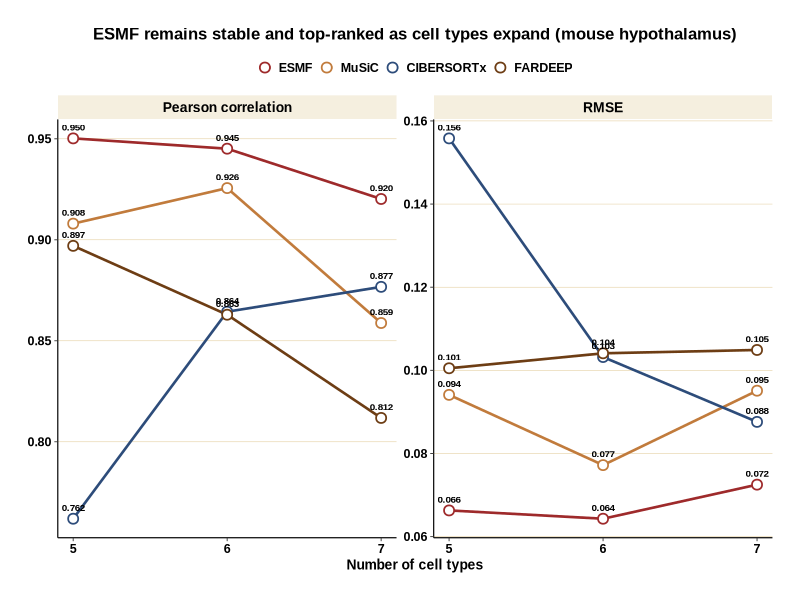

The R source for this figure:
# ============================================================================
# plot_cell_type_expansion.R
#
# 细胞类型扩展前后对比图（回应 R1-Major 2）
# 老鼠下丘脑 5→6→7 种扩展，ESMF 全程第一、不坍缩。
# 对比 ESMF vs MuSiC / CIBERSORTx / FARDEEP（最强对照方法）。
# 左子图 H_Pearson，右子图 H_RMSE。
#
# 风格对齐 LSC_plots_20260531.R：敦煌配色、Arial 加粗、SCI 主题、
# 600 dpi、cairo 渲染、mm 尺寸、黄金比例。
# ============================================================================

library(ggplot2)

# ---- 输出目录 ----
output_dir <- "/media/desk16/tjn050/LSC/LSC_deconvolution/LSC/plot"
if (!dir.exists(output_dir)) dir.create(output_dir, recursive = TRUE)

# ---- 数据（老鼠下丘脑 5/6/7 种，ESMF + 3 个最强对照）----
# 5 种=单参考下丘脑；6 种=单参考 6CT；7 种=多源 7CT
expansion_data <- data.frame(
  n_types = rep(c(5, 6, 7), times = 4),
  Method   = rep(c("ESMF", "MuSiC", "CIBERSORTx", "FARDEEP"), each = 3),
  H_Pearson = c(
    0.9502, 0.9451, 0.9202,   # ESMF
    0.9080, 0.9256, 0.8588,   # MuSiC
    0.7619, 0.8644, 0.8767,   # CIBERSORTx
    0.8970, 0.8629, 0.8118    # FARDEEP
  ),
  H_RMSE = c(
    0.0663, 0.0643, 0.0725,   # ESMF
    0.0941, 0.0772, 0.0951,   # MuSiC
    0.1558, 0.1032, 0.0876,   # CIBERSORTx
    0.1005, 0.1041, 0.1049    # FARDEEP
  )
)

# ---- 敦煌配色（对齐 LSC_plots 的 method_colors）----
method_colors <- c(
  "ESMF"       = "#9E2A2B",  # 深绯红（主方法）
  "MuSiC"      = "#C17B3C",  # 暖赭
  "CIBERSORTx" = "#2D4C7A",  # 藏青
  "FARDEEP"    = "#6D3D14"   # 巧克力棕
)
method_levels <- c("ESMF", "MuSiC", "CIBERSORTx", "FARDEEP")
expansion_data$Method <- factor(expansion_data$Method, levels = method_levels)

# ---- SCI 主题（对齐 LSC_plots 的 sci_theme）----
sci_theme <- function() {
  theme_classic(base_size = 10) +
    theme(
      text = element_text(family = "Arial", color = "black"),
      plot.title = element_text(hjust = 0.5, face = "bold", size = 12, margin = margin(b = 8)),
      axis.title = element_text(size = 10, face = "bold", color = "black"),
      axis.text = element_text(size = 9, color = "black", face = "bold"),
      axis.line = element_line(linewidth = 0.4),
      axis.ticks = element_line(linewidth = 0.3),
      panel.grid.major.y = element_line(color = "#E5D0A3", linewidth = 0.2),
      panel.grid.major.x = element_blank(),
      panel.grid.minor = element_blank(),
      legend.position = "top",
      legend.title = element_blank(),
      legend.text = element_text(size = 9, face = "bold"),
      legend.key.size = unit(0.7, "lines"),
      legend.spacing.x = unit(0.3, "cm"),
      plot.margin = margin(7, 7, 7, 7, "mm"),
      strip.text = element_text(size = 10, face = "bold", color = "black"),
      strip.background = element_rect(fill = "#F5EFDF", color = NA)
    )
}

# ---- 长表：把 Pearson 和 RMSE 合并为 metric 列，方便 facet ----
library(tidyr)
long_df <- expansion_data %>%
  pivot_longer(cols = c("H_Pearson", "H_RMSE"),
               names_to = "metric", values_to = "value")
long_df$metric <- factor(long_df$metric,
                         levels = c("H_Pearson", "H_RMSE"),
                         labels = c("Pearson correlation", "RMSE"))

# ---- 画图：分面折线 + 点 + 数值标注 ----
plot_obj <- ggplot(long_df, aes(x = n_types, y = value, color = Method, group = Method)) +
  geom_line(linewidth = 0.9) +
  geom_point(size = 2.8, fill = "white", stroke = 0.9, shape = 21) +
  geom_text(aes(label = sprintf("%.3f", value)),
            vjust = -1.3, size = 2.5, color = "black", family = "Arial",
            fontface = "bold") +
  scale_color_manual(values = method_colors) +
  scale_x_continuous(breaks = c(5, 6, 7)) +
  facet_wrap(~ metric, scales = "free_y", ncol = 2) +
  labs(x = "Number of cell types", y = NULL,
       title = "ESMF remains stable and top-ranked as cell types expand (mouse hypothalamus)") +
  sci_theme()

# ---- 保存（600 dpi, cairo, mm）----
out_png <- file.path(output_dir, "CellType_Expansion_5_6_7_20260828_600dpi.png")
ggsave(
  filename = out_png,
  plot = plot_obj,
  device = png,
  type = "cairo",
  width = 180,
  height = 80,
  units = "mm",
  dpi = 600,
  bg = "white",
  family = "Arial"
)

cat("已保存：", out_png, "\n")
cat("\n数据核对：\n")
print(expansion_data)
